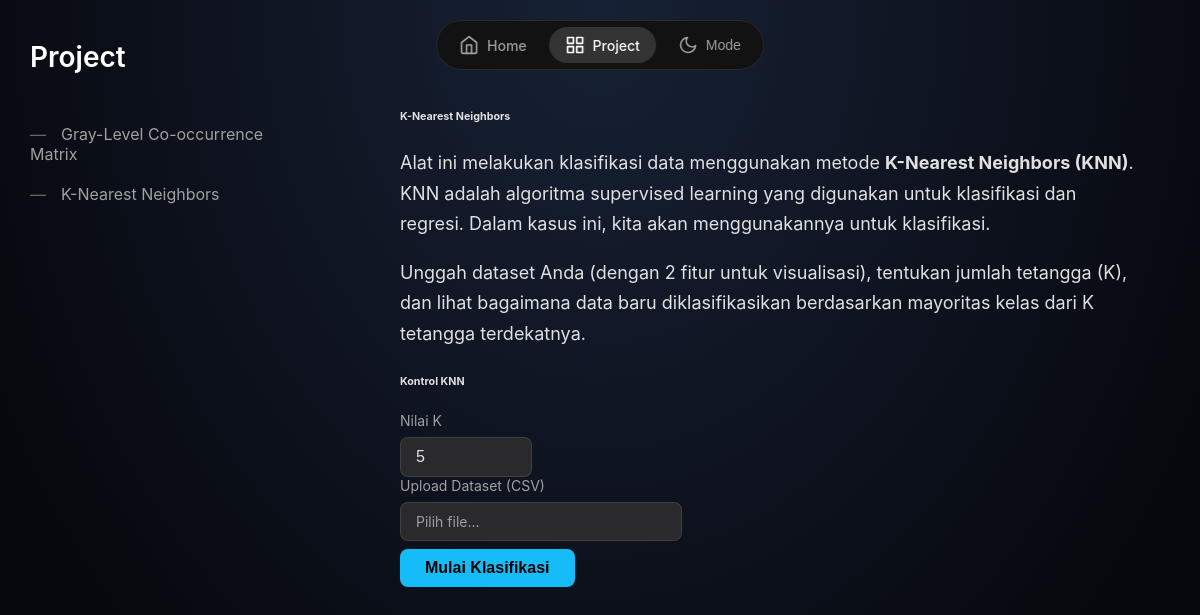
The app's page /task/2 with its own data.
### app.py (models this page shows)
class Task(db.Model):
    id = db.Column(db.Integer, primary_key=True)
    title = db.Column(db.String(100), nullable=False)
    thumbnail = db.Column(db.String(100), nullable=True)
    description = db.Column(db.Text, nullable=False)
    content = db.Column(db.Text, nullable=False)

### app.py (the view, shortened to what this page needs)
@app.route('/task/<int:task_id>', methods=['GET', 'POST'])
def task_detail(task_id):
    task = Task.query.get_or_404(task_id)
    tasks = Task.query.all()
    if task.title == 'K-Nearest Neighbors':
        return render_template('knn_detail.html', show_sidebar=True, task=task, tasks=tasks)

### templates/knn_detail.html (shortened to what this page needs)
{% extends "base.html" %}
{% block content %}
<div class="container-fluid">
    <div class="row">
        <div class="col-lg-8">
            <div class="card shadow mb-4">
                <div class="card-header py-3">
                    <h6 class="m-0 font-weight-bold text-primary">{{ task.title }}</h6>
                </div>
                <div class="card-body">
                    {{ task.content|safe }}
                </div>
            </div>
            <div class="card shadow mb-4">
                <div class="card-header py-3">
                    <h6 class="m-0 font-weight-bold text-primary">Kontrol KNN</h6>
                </div>
                <div class="card-body">
                    <form method="POST" enctype="multipart/form-data">
                        <div class="form-group">
                            <label for="k_value">Nilai K</label>
                            <input type="number" class="form-control number-input" id="k_value" name="k_value" value="{{ params.k if params else 5 }}" min="1" required>
                        </div>
                        <div class="form-group">
                            <label for="dataset">Upload Dataset (CSV)</label>
                            <label for="dataset" class="custom-file-upload" id="dataset-label">Pilih file...</label>
                        </div>
                        <button type="submit" class="btn btn-primary btn-submit">Mulai Klasifikasi</button>
                    </form>
                </div>
            </div>
        </div>
    </div>
</div>
{% endblock %}

### templates/base.html (shortened to what this page needs)
<!DOCTYPE html>
<html lang="id">
<head>
    <link rel="stylesheet" href="{{ url_for('static', filename='style.css') }}">
</head>
<body>
    <nav class="top-nav">
        <a href="{{ url_for('index') }}" class="nav-item {% if not show_sidebar %}active{% endif %}">
            <svg xmlns="http://www.w3.org/2000/svg" width="24" height="24" viewBox="0 0 24 24" fill="none" stroke="currentColor" stroke-width="2" stroke-linecap="round" stroke-linejoin="round"><path d="m3 9 9-7 9 7v11a2 2 0 0 1-2 2H5a2 2 0 0 1-2-2z"></path><polyline points="9 22 9 12 15 12 15 22"></polyline></svg>
            <span>Home</span>
        </a>
        <a href="{{ url_for('tugas') }}" class="nav-item {% if show_sidebar %}active{% endif %}">
            <span>Project</span>
        </a>
        <button class="nav-item theme-toggle">
            <svg xmlns="http://www.w3.org/2000/svg" width="24" height="24" viewBox="0 0 24 24" fill="none" stroke="currentColor" stroke-width="2" stroke-linecap="round" stroke-linejoin="round"><path d="M21 12.79A9 9 0 1 1 11.21 3 7 7 0 0 0 21 12.79z"></path></svg>
            <span>Mode</span>
        </button>
    </nav>
    <div class="wrapper">
        {% if show_sidebar %}
        <aside class="sidebar">
            <h1 class="sidebar-title">Project</h1>
            <nav class="sidebar-nav">
                <ul>
                    {% for task_item in tasks %}
                    <li><a href="{{ url_for('task_detail', task_id=task_item.id) }}">{{ task_item.title }}</a></li>
                    {% endfor %}
                </ul>
            </nav>
        </aside>
        {% endif %}
        <main class="main-content {% if not show_sidebar %}full-width{% endif %}">
            <article>
                {% block content %}{% endblock %}
            </article>
        </main>
    </div>
</body>
</html>

### static/style.css (style rules this page uses)
:root { --bg-dark: radial-gradient(ellipse at 50% 0%, hsl(220, 40%, 15%) 0%, #06080D 80%); --text-dark: #e0e0e0; --text-muted-dark: #a0a0a0; --text-header-dark: #ffffff; --card-bg-dark: #1c1c1e; --nav-bg-dark: #121212; --nav-active-dark: #333333; --link-dark: #15BCF8; --link-hover-dark: #49d0fc; --border-dark: rgba(255, 255, 255, 0.1); --bg-light: radial-gradient(ellipse at 50% 0%, hsl(195, 100%, 85%) 0%, #ffffff 70%); --text-light: #222222; --text-muted-light: #555555; --text-header-light: #000000; --card-bg-light: #ffffff; --nav-bg-light: rgba(255, 255, 255, 0.85); --nav-active-light: #e0e0e0; --link-light: #0077cc; --link-hover-light: #0099ff; --border-light: rgba(0, 0, 0, 0.1); }
body { background-image: var(--bg-dark); color: var(--text-dark); font-family: -apple-system, BlinkMacSystemFont, "Segoe UI", Roboto, Helvetica, Arial, sans-serif; margin: 0; min-height: 100vh; transition: background-image .5s ease, color .5s ease; }
.wrapper { display:flex;width:100%;min-height:100vh }
.sidebar { width:280px;padding:40px 30px;display:flex;flex-direction:column;flex-shrink:0;animation:fadeInFromLeft .7s ease-in-out forwards }
.main-content { flex-grow:1;padding:80px 60px 40px;overflow-y:auto;animation:fadeInFromLeft .7s ease-in-out forwards }
.main-content>header,.main-content>article,.main-content>.profile-layout { animation:floatUp .8s .2s ease-out forwards;opacity:0 }
.sidebar-title { font-size:28px;color:var(--text-header-dark);margin:0 0 50px;font-weight:600 }
.sidebar-nav ul { list-style:none;padding:0;margin:0 }
.sidebar-nav li { margin-bottom:20px }
.sidebar-nav a { color:var(--text-muted-dark);text-decoration:none;font-size:16px;transition:color .3s ease }
.sidebar-nav a::before { content:'—';margin-right:15px;color:#666 }
.top-nav { position:fixed;top:20px;left:50%;transform:translateX(-50%);background-color:var(--nav-bg-dark);backdrop-filter:blur(10px);-webkit-backdrop-filter:blur(10px);border:1px solid var(--border-dark);border-radius:9999px;padding:6px;display:flex;align-items:center;gap:6px;z-index:100 }
.nav-item { padding:8px 16px;color:var(--text-muted-dark);text-decoration:none;display:flex;align-items:center;justify-content:center;border-radius:9999px;transition:background-color .3s ease,color .3s ease;background-color:transparent;border:none;cursor:pointer;font-size:14px;font-weight:500;white-space:nowrap;gap:8px }
.nav-item svg { width:20px;height:20px;stroke:currentColor }
.nav-item.active { background-color:var(--nav-active-dark);color:var(--text-header-dark) }
.main-content article p { font-size:18px;line-height:1.7;color:var(--text-dark);max-width:800px }
.form-group { display:flex;flex-direction:column }
.form-group label { font-size:14px;color:var(--text-muted-dark);margin-bottom:8px }
.custom-file-upload { background-color:#2a2a2d;border:1px solid var(--border-dark);border-radius:8px;padding:10px 15px;cursor:pointer;transition:background-color .3s ease;white-space:nowrap;overflow:hidden;text-overflow:ellipsis;max-width:250px }
#angle-select,.number-input { background-color:#2a2a2d;color:var(--text-dark);border:1px solid var(--border-dark);border-radius:8px;padding:10px 15px;font-size:16px }
.number-input { width:100px }
.btn-submit { background-color:var(--link-dark);color:#000;padding:10px 25px;border-radius:8px;border:none;font-weight:700;font-size:16px;cursor:pointer;transition:all .3s ease }

### records on screen
Task: title "Gray-Level Co-occurrence Matrix"
Task: title "K-Nearest Neighbors", content "Alat ini melakukan klasifikasi data menggunakan metode K-Nearest Neighbors (KNN) . KNN adalah algoritma supervised learning yang digunakan untuk klasifikasi dan regresi. Dalam kasus ini, kita akan menggunakannya untuk klasifikasi. Unggah dataset Anda (dengan 2 fitur untuk visualisasi), tentukan jumlah tetangga (K), dan lihat bagaimana data baru diklasifikasikan berdasarkan mayoritas kelas dari K tetangga terdekatnya."
